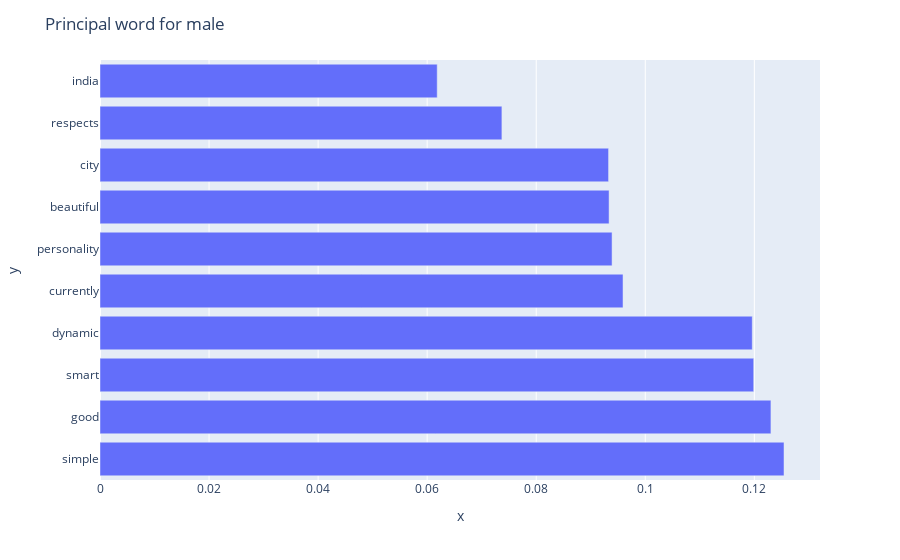

The notebook cell this image was saved under:
### Code cell
fig = px.bar(
    x=d['freq_rel'],
    y=d.word,
    orientation='h')
fig.update_layout(title="Principal word for male")
fig.show()

### Figure 1 — Plotly figure (JSON) as saved in the notebook; plotly's stock layout.template omitted (floating-point values rounded to 4 significant figures)
{"data": [{"alignmentgroup": "True", "hovertemplate": "x=%{x}<br>y=%{y}<extra></extra>", "legendgroup": "", "marker": {"color": "#636efa", "pattern": {"shape": ""}}, "name": "", "offsetgroup": "", "orientation": "h", "showlegend": false, "textposition": "auto", "type": "bar", "x": [0.1254, 0.123, 0.1199, 0.1196, 0.09592, 0.09391, 0.09336, 0.09327, 0.07371, 0.06184], "xaxis": "x", "y": ["simple", "good", "smart", "dynamic", "currently", "personality", "beautiful", "city", "respects", "india"], "yaxis": "y"}], "layout": {"barmode": "relative", "legend": {"tracegroupgap": 0}, "margin": {"t": 60}, "title": {"text": "Principal word for male"}, "xaxis": {"anchor": "y", "domain": [0, 1], "title": {"text": "x"}}, "yaxis": {"anchor": "x", "domain": [0, 1], "title": {"text": "y"}}}}
